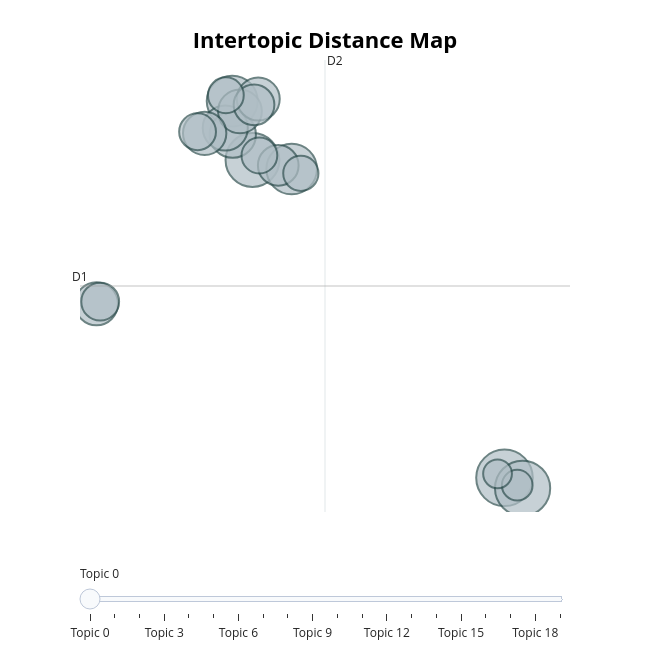

Source (notebook cell):
### Markdown cell above
## 4. Topic Visualizations

### Code cell
# Interactive topic visualization
try:
    fig = extractor.visualize_topics()
    fig.show()
except Exception as e:
    print(f"Visualization failed: {e}")

### Figure 1 — Plotly figure (JSON) as saved in the notebook; plotly's stock layout.template omitted (floating-point values rounded to 4 significant figures)
{"data": [{"customdata": [[0, "shop | mall | store | prices | items", 85], [1, "beers | drinks | cocktails | beer | cocktail", 81], [2, "meal | lunch | breakfast | food | steak", 77], [3, "restaurant | waiter | steak | waitress | serve", 69], [4, "dining | restaurant | restaurants | meal | dishes", 68], [5, "restaurant | shrimp | meal | dinner | bbq", 57], [6, "tacos | taco | restaurant | tasty | meal", 54], [7, "restaurant | dining | dinner | meal | waiter", 51], [8, "burgers | burger | bbq | beers | bar", 50], [9, "hotel | restaurants | room | downtown | bathroom", 49], [10, "pizza | steak | cheese | delicious | peppers", 49], [11, "foods | chicken | food | salad | fries", 44], [12, "restaurant | meal | dishes | pizza | dinner", 44], [13, "visit | seats | nearby | park | town", 38], [14, "restaurant | burger | meal | burgers | meals", 36], [15, "customer | return | returned | rude | deliver", 34], [16, "cafe | chocolate | flavor | delicious | coffee", 34], [17, "restaurants | restaurant | salmon | shrimp | tuna", 33], [18, "restaurants | taco | drinks | food | cocktails", 25], [19, "hair | cut | recommend | fabulous | experienced", 22]], "hovertemplate": "<b>Topic %{customdata[0]}</b><br>%{customdata[1]}<br>Size: %{customdata[2]}", "legendgroup": "", "marker": {"color": "#B0BEC5", "line": {"color": "DarkSlateGrey", "width": 2}, "size": [85, 81, 77, 69, 68, 57, 54, 51, 50, 49, 49, 44, 44, 38, 36, 34, 34, 33, 25, 22], "sizemode": "area", "sizeref": 0.05312, "symbol": "circle"}, "mode": "markers", "name": "", "orientation": "v", "showlegend": false, "type": "scatter", "x": [10.21, 10.83, 1.576, 0.8825, 2.919, 0.9009, 0.6442, 1.147, -0.06161, -3.766, 1.774, 2.459, 1.629, -3.639, -0.3047, 0.6647, 1.813, 3.233, 10.64, 9.97], "xaxis": "x", "y": [-8.697, -9.311, 10.02, 13.48, 9.489, 11.51, 11.9, 12.88, 11.59, 1.549, 13.61, 9.699, 13.27, 1.677, 11.68, 13.83, 10.28, 9.231, -9.129, -8.459], "yaxis": "y"}], "layout": {"annotations": [{"showarrow": false, "text": "D1", "x": -4.331, "y": 2.599, "yshift": 10}, {"showarrow": false, "text": "D2", "x": 4.06, "xshift": 10, "y": 15.91}], "height": 650, "hoverlabel": {"bgcolor": "white", "font": {"family": "Rockwell", "size": 16}}, "legend": {"itemsizing": "constant", "tracegroupgap": 0}, "margin": {"t": 60}, "shapes": [{"line": {"color": "#CFD8DC", "width": 2}, "type": "line", "x0": 4.06, "x1": 4.06, "y0": -10.71, "y1": 15.91}, {"line": {"color": "#9E9E9E", "width": 2}, "type": "line", "x0": -4.331, "x1": 12.45, "y0": 2.599, "y1": 2.599}], "sliders": [{"active": 0, "pad": {"t": 50}, "steps": [{"args": [{"marker.color": [["red", "#B0BEC5", "#B0BEC5", "#B0BEC5", "#B0BEC5", "#B0BEC5", "#B0BEC5", "#B0BEC5", "#B0BEC5", "#B0BEC5", "#B0BEC5", "#B0BEC5", "#B0BEC5", "#B0BEC5", "#B0BEC5", "#B0BEC5", "#B0BEC5", "#B0BEC5", "#B0BEC5", "#B0BEC5"]]}], "label": "Topic 0", "method": "update"}, {"args": [{"marker.color": [["#B0BEC5", "red", "#B0BEC5", "#B0BEC5", "#B0BEC5", "#B0BEC5", "#B0BEC5", "#B0BEC5", "#B0BEC5", "#B0BEC5", "#B0BEC5", "#B0BEC5", "#B0BEC5", "#B0BEC5", "#B0BEC5", "#B0BEC5", "#B0BEC5", "#B0BEC5", "#B0BEC5", "#B0BEC5"]]}], "label": "Topic 1", "method": "update"}, {"args": [{"marker.color": [["#B0BEC5", "#B0BEC5", "red", "#B0BEC5", "#B0BEC5", "#B0BEC5", "#B0BEC5", "#B0BEC5", "#B0BEC5", "#B0BEC5", "#B0BEC5", "#B0BEC5", "#B0BEC5", "#B0BEC5", "#B0BEC5", "#B0BEC5", "#B0BEC5", "#B0BEC5", "#B0BEC5", "#B0BEC5"]]}], "label": "Topic 2", "method": "update"}, {"args": [{"marker.color": [["#B0BEC5", "#B0BEC5", "#B0BEC5", "red", "#B0BEC5", "#B0BEC5", "#B0BEC5", "#B0BEC5", "#B0BEC5", "#B0BEC5", "#B0BEC5", "#B0BEC5", "#B0BEC5", "#B0BEC5", "#B0BEC5", "#B0BEC5", "#B0BEC5", "#B0BEC5", "#B0BEC5", "#B0BEC5"]]}], "label": "Topic 3", "method": "update"}, {"args": [{"marker.color": [["#B0BEC5", "#B0BEC5", "#B0BEC5", "#B0BEC5", "red", "#B0BEC5", "#B0BEC5", "#B0BEC5", "#B0BEC5", "#B0BEC5", "#B0BEC5", "#B0BEC5", "#B0BEC5", "#B0BEC5", "#B0BEC5", "#B0BEC5", "#B0BEC5", "#B0BEC5", "#B0BEC5", "#B0BEC5"]]}], "label": "Topic 4", "method": "update"}, {"args": [{"marker.color": [["#B0BEC5", "#B0BEC5", "#B0BEC5", "#B0BEC5", "#B0BEC5", "red", "#B0BEC5", "#B0BEC5", "#B0BEC5", "#B0BEC5", "#B0BEC5", "#B0BEC5", "#B0BEC5", "#B0BEC5", "#B0BEC5", "#B0BEC5", "#B0BEC5", "#B0BEC5", "#B0BEC5", "#B0BEC5"]]}], "label": "Topic 5", "method": "update"}, {"args": [{"marker.color": [["#B0BEC5", "#B0BEC5", "#B0BEC5", "#B0BEC5", "#B0BEC5", "#B0BEC5", "red", "#B0BEC5", "#B0BEC5", "#B0BEC5", "#B0BEC5", "#B0BEC5", "#B0BEC5", "#B0BEC5", "#B0BEC5", "#B0BEC5", "#B0BEC5", "#B0BEC5", "#B0BEC5", "#B0BEC5"]]}], "label": "Topic 6", "method": "update"}, {"args": [{"marker.color": [["#B0BEC5", "#B0BEC5", "#B0BEC5", "#B0BEC5", "#B0BEC5", "#B0BEC5", "#B0BEC5", "red", "#B0BEC5", "#B0BEC5", "#B0BEC5", "#B0BEC5", "#B0BEC5", "#B0BEC5", "#B0BEC5", "#B0BEC5", "#B0BEC5", "#B0BEC5", "#B0BEC5", "#B0BEC5"]]}], "label": "Topic 7", "method": "update"}, {"args": [{"marker.color": [["#B0BEC5", "#B0BEC5", "#B0BEC5", "#B0BEC5", "#B0BEC5", "#B0BEC5", "#B0BEC5", "#B0BEC5", "red", "#B0BEC5", "#B0BEC5", "#B0BEC5", "#B0BEC5", "#B0BEC5", "#B0BEC5", "#B0BEC5", "#B0BEC5", "#B0BEC5", "#B0BEC5", "#B0BEC5"]]}], "label": "Topic 8", "method": "update"}, {"args": [{"marker.color": [["#B0BEC5", "#B0BEC5", "#B0BEC5", "#B0BEC5", "#B0BEC5", "#B0BEC5", "#B0BEC5", "#B0BEC5", "#B0BEC5", "red", "#B0BEC5", "#B0BEC5", "#B0BEC5", "#B0BEC5", "#B0BEC5", "#B0BEC5", "#B0BEC5", "#B0BEC5", "#B0BEC5", "#B0BEC5"]]}], "label": "Topic 9", "method": "update"}, {"args": [{"marker.color": [["#B0BEC5", "#B0BEC5", "#B0BEC5", "#B0BEC5", "#B0BEC5", "#B0BEC5", "#B0BEC5", "#B0BEC5", "#B0BEC5", "#B0BEC5", "red", "#B0BEC5", "#B0BEC5", "#B0BEC5", "#B0BEC5", "#B0BEC5", "#B0BEC5", "#B0BEC5", "#B0BEC5", "#B0BEC5"]]}], "label": "Topic 10", "method": "update"}, {"args": [{"marker.color": [["#B0BEC5", "#B0BEC5", "#B0BEC5", "#B0BEC5", "#B0BEC5", "#B0BEC5", "#B0BEC5", "#B0BEC5", "#B0BEC5", "#B0BEC5", "#B0BEC5", "red", "#B0BEC5", "#B0BEC5", "#B0BEC5", "#B0BEC5", "#B0BEC5", "#B0BEC5", "#B0BEC5", "#B0BEC5"]]}], "label": "Topic 11", "method": "update"}, {"args": [{"marker.color": [["#B0BEC5", "#B0BEC5", "#B0BEC5", "#B0BEC5", "#B0BEC5", "#B0BEC5", "#B0BEC5", "#B0BEC5", "#B0BEC5", "#B0BEC5", "#B0BEC5", "#B0BEC5", "red", "#B0BEC5", "#B0BEC5", "#B0BEC5", "#B0BEC5", "#B0BEC5", "#B0BEC5", "#B0BEC5"]]}], "label": "Topic 12", "method": "update"}, {"args": [{"marker.color": [["#B0BEC5", "#B0BEC5", "#B0BEC5", "#B0BEC5", "#B0BEC5", "#B0BEC5", "#B0BEC5", "#B0BEC5", "#B0BEC5", "#B0BEC5", "#B0BEC5", "#B0BEC5", "#B0BEC5", "red", "#B0BEC5", "#B0BEC5", "#B0BEC5", "#B0BEC5", "#B0BEC5", "#B0BEC5"]]}], "label": "Topic 13", "method": "update"}, {"args": [{"marker.color": [["#B0BEC5", "#B0BEC5", "#B0BEC5", "#B0BEC5", "#B0BEC5", "#B0BEC5", "#B0BEC5", "#B0BEC5", "#B0BEC5", "#B0BEC5", "#B0BEC5", "#B0BEC5", "#B0BEC5", "#B0BEC5", "red", "#B0BEC5", "#B0BEC5", "#B0BEC5", "#B0BEC5", "#B0BEC5"]]}], "label": "Topic 14", "method": "update"}, {"args": [{"marker.color": [["#B0BEC5", "#B0BEC5", "#B0BEC5", "#B0BEC5", "#B0BEC5", "#B0BEC5", "#B0BEC5", "#B0BEC5", "#B0BEC5", "#B0BEC5", "#B0BEC5", "#B0BEC5", "#B0BEC5", "#B0BEC5", "#B0BEC5", "red", "#B0BEC5", "#B0BEC5", "#B0BEC5", "#B0BEC5"]]}], "label": "Topic 15", "method": "update"}, {"args": [{"marker.color": [["#B0BEC5", "#B0BEC5", "#B0BEC5", "#B0BEC5", "#B0BEC5", "#B0BEC5", "#B0BEC5", "#B0BEC5", "#B0BEC5", "#B0BEC5", "#B0BEC5", "#B0BEC5", "#B0BEC5", "#B0BEC5", "#B0BEC5", "#B0BEC5", "red", "#B0BEC5", "#B0BEC5", "#B0BEC5"]]}], "label": "Topic 16", "method": "update"}, {"args": [{"marker.color": [["#B0BEC5", "#B0BEC5", "#B0BEC5", "#B0BEC5", "#B0BEC5", "#B0BEC5", "#B0BEC5", "#B0BEC5", "#B0BEC5", "#B0BEC5", "#B0BEC5", "#B0BEC5", "#B0BEC5", "#B0BEC5", "#B0BEC5", "#B0BEC5", "#B0BEC5", "red", "#B0BEC5", "#B0BEC5"]]}], "label": "Topic 17", "method": "update"}, {"args": [{"marker.color": [["#B0BEC5", "#B0BEC5", "#B0BEC5", "#B0BEC5", "#B0BEC5", "#B0BEC5", "#B0BEC5", "#B0BEC5", "#B0BEC5", "#B0BEC5", "#B0BEC5", "#B0BEC5", "#B0BEC5", "#B0BEC5", "#B0BEC5", "#B0BEC5", "#B0BEC5", "#B0BEC5", "red", "#B0BEC5"]]}], "label": "Topic 18", "method": "update"}, {"args": [{"marker.color": [["#B0BEC5", "#B0BEC5", "#B0BEC5", "#B0BEC5", "#B0BEC5", "#B0BEC5", "#B0BEC5", "#B0BEC5", "#B0BEC5", "#B0BEC5", "#B0BEC5", "#B0BEC5", "#B0BEC5", "#B0BEC5", "#B0BEC5", "#B0BEC5", "#B0BEC5", "#B0BEC5", "#B0BEC5", "red"]]}], "label": "Topic 19", "method": "update"}]}], "title": {"font": {"color": "Black", "size": 22}, "text": "<b>Intertopic Distance Map</b>", "x": 0.5, "xanchor": "center", "y": 0.95, "yanchor": "top"}, "width": 650, "xaxis": {"anchor": "y", "domain": [0, 1], "range": [-4.331, 12.45], "title": {"text": ""}, "visible": false}, "yaxis": {"anchor": "x", "domain": [0, 1], "range": [-10.71, 15.91], "title": {"text": ""}, "visible": false}}}
